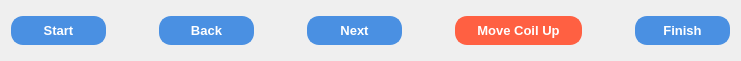
         <widget class="QWidget" name="horizontalLayoutWidget">
          <property name="geometry">
           <rect>
            <x>10</x>
            <y>100</y>
            <width>741</width>
            <height>61</height>
           </rect>
          </property>
          <layout class="QHBoxLayout" name="horizontalLayout" stretch="2,1,2,1,2,1,2,1,2">
           <item>
            <widget class="QPushButton" name="start_btn">
             <property name="styleSheet">
              <string notr="true">/* Basic style for QPushButton */
QPushButton {
    background-color: #4A90E2; /* Light blue background */
    color: white; /* White text */
    border: 2px solid #4A90E2; /* Light blue border */
    border-radius: 12px; /* Rounded corners */
    padding: 5px 20px; /* Vertical and horizontal padding */
    font-size: 13px; /* Font size */
    font-weight: bold; /* Bold text */
    text-align: center;
    outline: none; /* Remove the focus outline */

}

/* Hover effect for QPushButton */
QPushButton:hover {
    background-color: #357ABD; /* Darker blue on hover */
    border-color: #357ABD; /* Darker blue border on hover */

}

/* Pressed (active) effect for QPushButton */
QPushButton:pressed {
    background-color: #2C6BA3; /* Even darker blue when pressed */
    border-color: #1F4A7A; /* Darker blue border when pressed */

}

/* Focus effect (when button is focused) */
QPushButton:focus {
    outline: none; /* Remove the default focus outline */
}

/* Disabled button style */
QPushButton:disabled {
    background-color: #A2C8E3; /* Lighter blue background when disabled */
    color: #A6B9C9; /* Light grayish blue text */
    border: 2px solid #A2C8E3; /* Border same as background */

}
</string>
             </property>
             <property name="text">
              <string>Start</string>
             </property>
            </widget>
           </item>
           <item>
            <spacer name="horizontalSpacer">
             <property name="orientation">
              <enum>Qt::Horizontal</enum>
             </property>
             <property name="sizeHint" stdset="0">
              <size>
               <width>40</width>
               <height>20</height>
              </size>
             </property>
            </spacer>
           </item>
           <item>
            <widget class="QPushButton" name="back_btn">
             <property name="enabled">
              <bool>true</bool>
             </property>
             <property name="minimumSize">
              <size>
               <width>0</width>
               <height>0</height>
              </size>
             </property>
             <property name="styleSheet">
              <string notr="true">/* Basic style for QPushButton */
QPushButton {
    background-color: #4A90E2; /* Light blue background */
    color: white; /* White text */
    border: 2px solid #4A90E2; /* Light blue border */
    border-radius: 12px; /* Rounded corners */
    padding: 5px 20px; /* Vertical and horizontal padding */
    font-size: 13px; /* Font size */
    font-weight: bold; /* Bold text */
    text-align: center;
    outline: none; /* Remove the focus outline */

}

/* Hover effect for QPushButton */
QPushButton:hover {
    background-color: #357ABD; /* Darker blue on hover */
    border-color: #357ABD; /* Darker blue border on hover */

}

/* Pressed (active) effect for QPushButton */
QPushButton:pressed {
    background-color: #2C6BA3; /* Even darker blue when pressed */
    border-color: #1F4A7A; /* Darker blue border when pressed */

}

/* Focus effect (when button is focused) */
QPushButton:focus {
    outline: none; /* Remove the default focus outline */
}

/* Disabled button style */
QPushButton:disabled {
    background-color: #A2C8E3; /* Lighter blue background when disabled */
    color: #A6B9C9; /* Light grayish blue text */
    border: 2px solid #A2C8E3; /* Border same as background */

}
</string>
             </property>
             <property name="text">
              <string>Back</string>
             </property>
            </widget>
           </item>
           <item>
            <spacer name="horizontalSpacer_21">
             <property name="orientation">
              <enum>Qt::Horizontal</enum>
             </property>
             <property name="sizeHint" stdset="0">
              <size>
               <width>40</width>
               <height>20</height>
              </size>
             </property>
            </spacer>
           </item>
           <item>
            <widget class="QPushButton" name="skiptarget">
             <property name="enabled">
              <bool>true</bool>
             </property>
             <property name="minimumSize">
              <size>
               <width>0</width>
               <height>0</height>
              </size>
             </property>
             <property name="styleSheet">
              <string notr="true">/* Basic style for QPushButton */
QPushButton {
    background-color: #4A90E2; /* Light blue background */
    color: white; /* White text */
    border: 2px solid #4A90E2; /* Light blue border */
    border-radius: 12px; /* Rounded corners */
    padding: 5px 20px; /* Vertical and horizontal padding */
    font-size: 13px; /* Font size */
    font-weight: bold; /* Bold text */
    text-align: center;
    outline: none; /* Remove the focus outline */

}

/* Hover effect for QPushButton */
QPushButton:hover {
    background-color: #357ABD; /* Darker blue on hover */
    border-color: #357ABD; /* Darker blue border on hover */

}

/* Pressed (active) effect for QPushButton */
QPushButton:pressed {
    background-color: #2C6BA3; /* Even darker blue when pressed */
    border-color: #1F4A7A; /* Darker blue border when pressed */

}

/* Focus effect (when button is focused) */
QPushButton:focus {
    outline: none; /* Remove the default focus outline */
}

/* Disabled button style */
QPushButton:disabled {
    background-color: #A2C8E3; /* Lighter blue background when disabled */
    color: #A6B9C9; /* Light grayish blue text */
    border: 2px solid #A2C8E3; /* Border same as background */

}
</string>
             </property>
             <property name="text">
              <string>Next</string>
             </property>
            </widget>
           </item>
           <item>
            <spacer name="horizontalSpacer_5">
             <property name="orientation">
              <enum>Qt::Horizontal</enum>
             </property>
             <property name="sizeHint" stdset="0">
              <size>
               <width>40</width>
               <height>20</height>
              </size>
             </property>
            </spacer>
           </item>
           <item>
            <widget class="QPushButton" name="move_coil_up">
             <property name="enabled">
              <bool>true</bool>
             </property>
             <property name="minimumSize">
              <size>
               <width>0</width>
               <height>0</height>
              </size>
             </property>
             <property name="styleSheet">
              <string notr="true">/* Basic style for QPushButton */
QPushButton {
    background-color: #FF6042; /* Light blue background */
    color: white; /* White text */
    border: 2px solid #FF6042; /* Light blue border */
    border-radius: 12px; /* Rounded corners */
    padding: 5px 20px; /* Vertical and horizontal padding */
    font-size: 13px; /* Font size */
    font-weight: bold; /* Bold text */
    text-align: center;
    outline: none; /* Remove the focus outline */

}

/* Hover effect for QPushButton */
QPushButton:hover {
    background-color: #CF290A; /* Darker blue on hover */
    border-color: #CF290A; /* Darker blue border on hover */

}

/* Pressed (active) effect for QPushButton */
QPushButton:pressed {
    background-color: #871B07; /* Even darker blue when pressed */
    border-color: #871B07; /* Darker blue border when pressed */

}

/* Focus effect (when button is focused) */
QPushButton:focus {
    outline: none; /* Remove the default focus outline */
}

/* Disabled button style */
QPushButton:disabled {
    background-color: #CF290A; /* Lighter blue background when disabled */
    color: #A6B9C9; /* Light grayish blue text */
    border: 2px solid #CF290A; /* Border same as background */

}
</string>
             </property>
             <property name="text">
              <string>Move Coil Up</string>
             </property>
            </widget>
           </item>
           <item>
            <spacer name="horizontalSpacer_14">
             <property name="orientation">
              <enum>Qt::Horizontal</enum>
             </property>
             <property name="sizeHint" stdset="0">
              <size>
               <width>40</width>
               <height>20</height>
              </size>
             </property>
            </spacer>
           </item>
           <item>
            <widget class="QPushButton" name="finish_btn">
             <property name="styleSheet">
              <string notr="true">/* Basic style for QPushButton */
QPushButton {
    background-color: #4A90E2; /* Light blue background */
    color: white; /* White text */
    border: 2px solid #4A90E2; /* Light blue border */
    border-radius: 12px; /* Rounded corners */
    padding: 5px 20px; /* Vertical and horizontal padding */
    font-size: 13px; /* Font size */
    font-weight: bold; /* Bold text */
    text-align: center;
    outline: none; /* Remove the focus outline */

}

/* Hover effect for QPushButton */
QPushButton:hover {
    background-color: #357ABD; /* Darker blue on hover */
    border-color: #357ABD; /* Darker blue border on hover */

}

/* Pressed (active) effect for QPushButton */
QPushButton:pressed {
    background-color: #2C6BA3; /* Even darker blue when pressed */
    border-color: #1F4A7A; /* Darker blue border when pressed */

}

/* Focus effect (when button is focused) */
QPushButton:focus {
    outline: none; /* Remove the default focus outline */
}

/* Disabled button style */
QPushButton:disabled {
    background-color: #A2C8E3; /* Lighter blue background when disabled */
    color: #A6B9C9; /* Light grayish blue text */
    border: 2px solid #A2C8E3; /* Border same as background */

}
</string>
             </property>
             <property name="text">
              <string>Finish</string>
             </property>
            </widget>
           </item>
          </layout>
         </widget>
